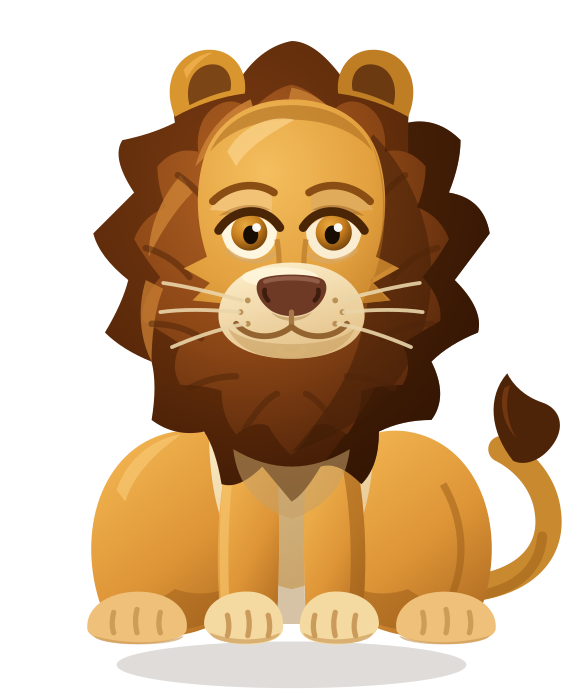
#> input picture content/brand/mascots-raster/mascot-temp.png, 583 x 700 px, given in place of Soundstates — скан 1200dpi 2026-09-17 (цвет под обложку).png, which was not available
$ python build_scarf.py out.png ../content/brand/mascots-raster/mascot-temp.png
#> lines starting #> are read from the running program, lines starting #| are printed output that depends on the picture; pictures that were not available may be replaced by others from this repository, and a replacement may not be noted
# -*- coding: utf-8 -*-
"""Платок Soundstates — макет для витрины и печатные файлы.

Решение 17.09.2026: вместо флага Soundstates — платок (унисекс, шейный/головной)
с коллажем обложки. Источник — скан коллажа 1200 dpi (цвет под обложку, без царапин).

Два варианта рисунка, оба собираются:
  A «навылет»  — квадратный кроп коллажа на всё полотно;
  B «с каймой» — коллаж целиком (он не квадратный, 18.6 × 19.9) внутри тёмно-синей
                 каймы, как у классического каре; рваные края бумаги видны полностью.

Размеры: основной 70 × 70 (шейный, унисекс), 90 × 90 (на голову / плечи), 55 × 55 (бандана).
Выбран вариант B (решение владельца 17.09.2026); A остаётся в скрипте на всякий случай.
Печать: 300 dpi, чистый размер + 15 мм припуска на подгиб с каждой стороны.
Ткань — натуральный шёлк, твил 12–14 момми, реактивная печать (решение 17.09.2026, вечер):
не сублимация на полиэстер. Подрядчики и цены — notes/platok-natural-sourcing.md.

Результат:
  public/uploads/product-platok-soundstates.jpg      — макет витрины (вариант по умолчанию)
  <папка>/platok-soundstates-<A|B>-70x70.png/.pdf, -90x90.png/.pdf, _preview.jpg
Запуск: python tools/build_scarf.py [папка_вывода] [A|B]
"""
import os
import sys

import numpy as np
from PIL import Image, ImageDraw, ImageFilter, ImageFont
from reportlab.pdfgen import canvas
from reportlab.lib.units import mm

Image.MAX_IMAGE_PIXELS = None
SITE = os.path.dirname(os.path.dirname(os.path.abspath(__file__)))
UPLOADS = os.path.join(SITE, "public", "uploads")
FONTS = os.path.join(SITE, "tools", "fonts")
REG = os.path.join(FONTS, "RobotoSlab-Regular.ttf")
BOLD = os.path.join(FONTS, "RobotoSlab-Bold.ttf")
SCAN = os.path.join(os.path.expanduser("~"), "Desktop", "музыка", "Релизы", "2026 - Soundstates (EP)",
                    "Обложка", "Soundstates — скан 1200dpi 2026-09-17 (цвет под обложку).png")
OUT = sys.argv[1] if len(sys.argv) > 1 else os.path.join(SITE, "content", "print", "scarf")
DEFAULT = sys.argv[2] if len(sys.argv) > 2 else "B"
os.makedirs(OUT, exist_ok=True)

DPI = 300                    # натуральный шёлк, реактивная печать: Galstyks просит 300 dpi, остальным хватит
HEM = 15                     # мм, припуск на подгиб (ручной рулик 15, машинный 5 — Russian Silk)
SIZES = (55, 70, 90)         # см: бандана, шейный (основной), головной
BORDER_FRAC = 0.055          # кайма варианта B — доля стороны
NAVY = (22, 34, 52)          # кайма: тёмно-синий из космоса коллажа
WALL = (231, 221, 200)
TAR = (33, 26, 18)
DUST = (220, 203, 160)


def px(v_mm):
    return round(v_mm / 25.4 * DPI)


# ------------------------------------------------------------------ рисунок платка

def design(variant, side_px):
    """Квадрат side_px × side_px с рисунком (без припуска)."""
#> called with variant = 'A', side_px = 6496
    src = Image.open(SCAN).convert("RGB")
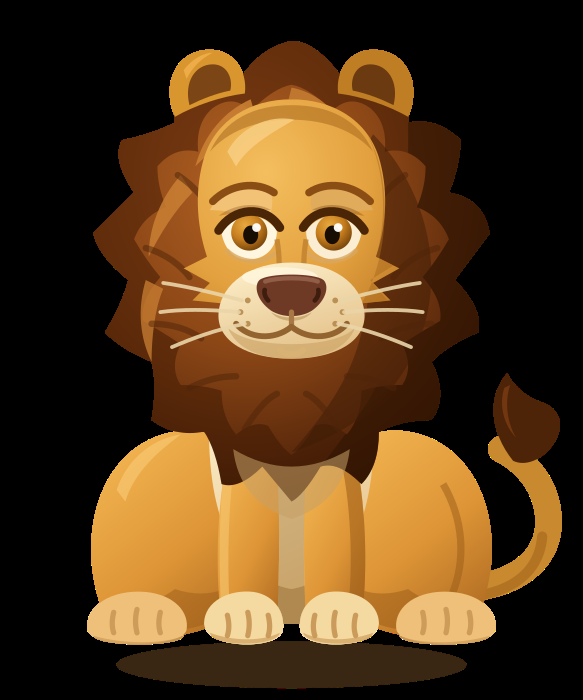
#> src: PIL image 583x700 RGB; mean R, G, B 88, 59.8, 27.7
    if variant == "A":
        s = min(src.size)
#> s = 583
        y0 = (src.height - s) // 2
#> y0 = 58
        sq = src.crop(((src.width - s) // 2, y0, (src.width - s) // 2 + s, y0 + s))
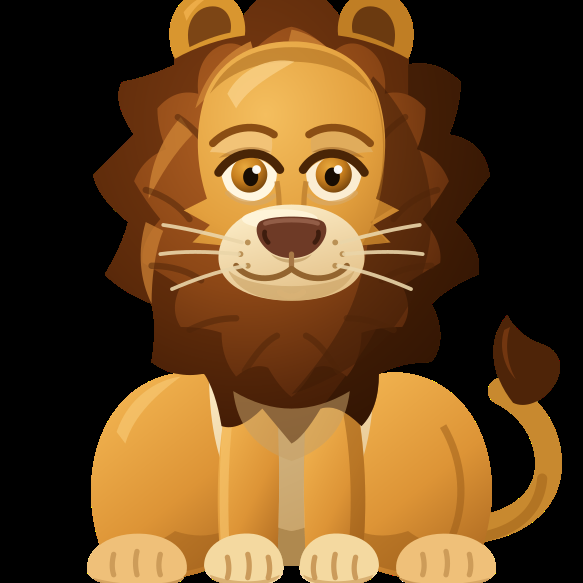
#> sq: PIL image 583x583 RGB; mean R, G, B 102.5, 69.7, 32.2
        return sq.resize((side_px, side_px), Image.LANCZOS)
    # B: коллаж целиком внутри каймы
    im = Image.new("RGB", (side_px, side_px), NAVY)
    inner = side_px - 2 * round(side_px * BORDER_FRAC)
    k = min(inner / src.width, inner / src.height)
    w, h = round(src.width * k), round(src.height * k)
    col = src.resize((w, h), Image.LANCZOS)
    im.paste(col, ((side_px - w) // 2, (side_px - h) // 2))
    # тонкая светлая линия по границе каймы — как кант у каре
    d = ImageDraw.Draw(im)
    m = round(side_px * BORDER_FRAC * 0.55)
    d.rectangle([m, m, side_px - m - 1, side_px - m - 1], outline=DUST, width=max(2, side_px // 500))
    return im


def with_hem(art, side_px, hem_px):
    """Припуск на подгиб: вытягиваем крайние пиксели наружу, чтобы не было белого."""
#> called with side_px = 6496, hem_px = 177
    full = side_px + 2 * hem_px
    out = Image.new("RGB", (full, full))
#> out: PIL image 6850x6850 RGB; every value is 0
    out.paste(art, (hem_px, hem_px))
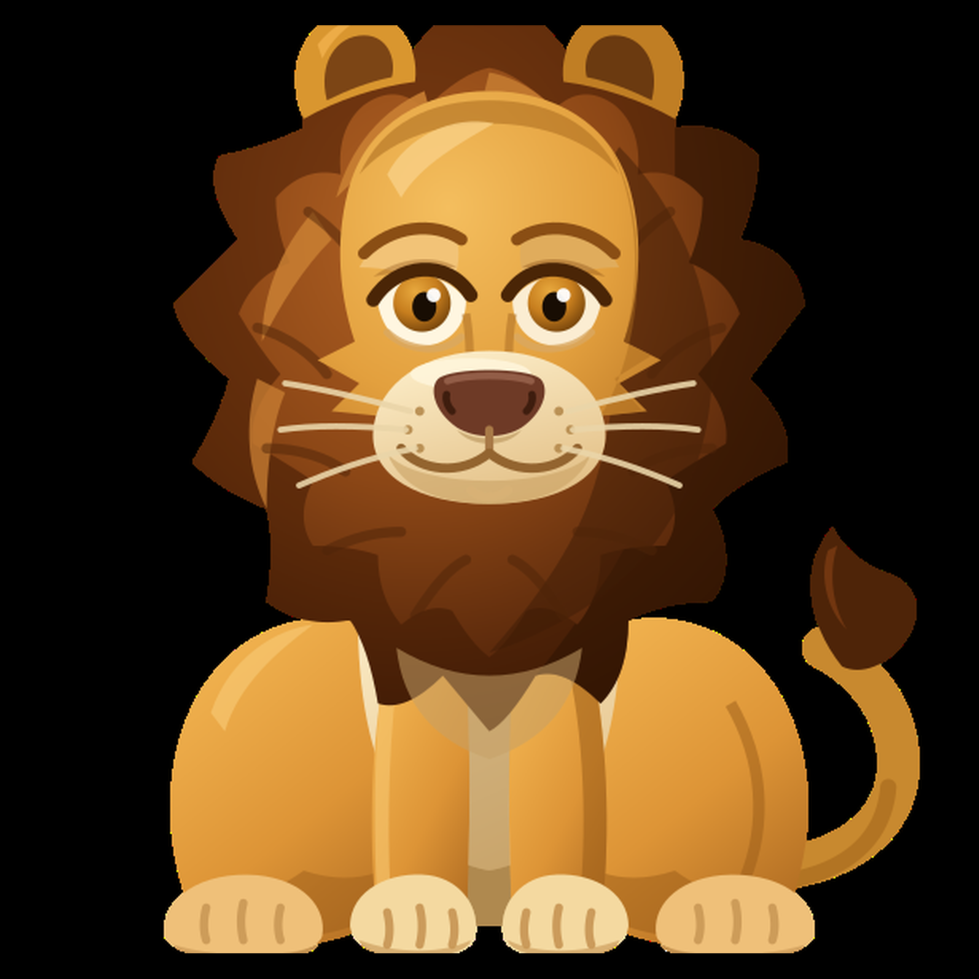
#> out: PIL image 6850x6850 RGB (shown at 1/7 size); mean R, G, B 92.2, 62.7, 29
    out.paste(art.crop((0, 0, side_px, 1)).resize((side_px, hem_px)), (hem_px, 0))
    out.paste(art.crop((0, side_px - 1, side_px, side_px)).resize((side_px, hem_px)), (hem_px, hem_px + side_px))
    out.paste(out.crop((hem_px, 0, hem_px + 1, full)).resize((hem_px, full)), (0, 0))
    out.paste(out.crop((hem_px + side_px - 1, 0, hem_px + side_px, full)).resize((hem_px, full)), (hem_px + side_px, 0))
    return out


def print_files(variant):
    for cm in SIZES:
        side = px(cm * 10)
        art = design(variant, side)
        full = with_hem(art, side, px(HEM))
        base = os.path.join(OUT, "platok-soundstates-%s-%dx%d" % (variant, cm, cm))
        full.save(base + ".png", "PNG")
        jpg = base + "-embed.jpg"
        full.save(jpg, "JPEG", quality=94, subsampling=0)
        pdf = base + ".pdf"
        if os.path.exists(pdf):
            os.remove(pdf)
        total_mm = cm * 10 + 2 * HEM
        c = canvas.Canvas(pdf, pagesize=(total_mm * mm, total_mm * mm))
        c.setTitle("Платок Soundstates %d × %d, вариант %s, печать" % (cm, cm, variant))
        c.drawImage(jpg, 0, 0, total_mm * mm, total_mm * mm)
        c.showPage()
        c.save()
        os.remove(jpg)
        print("  ", os.path.basename(base), "%d × %d px (+%d мм подгиб)" % (full.width, full.height, HEM))


# ------------------------------------------------------------------ макет витрины

# [76 lines left out: functions wall_bg, cloth, mockup, preview, not called in this run]


if __name__ == "__main__":
    print("Платок Soundstates:")
    for v in ("A", "B"):
        print_files(v)
#> (the call stopped at in print_files, `c = canvas.Canvas(pdf, pagesize=(total_mm * mm, total_mm * mm))`: reportlab is not available in this run)
#> (the run stopped early here; a loop or call above may not have finished)
